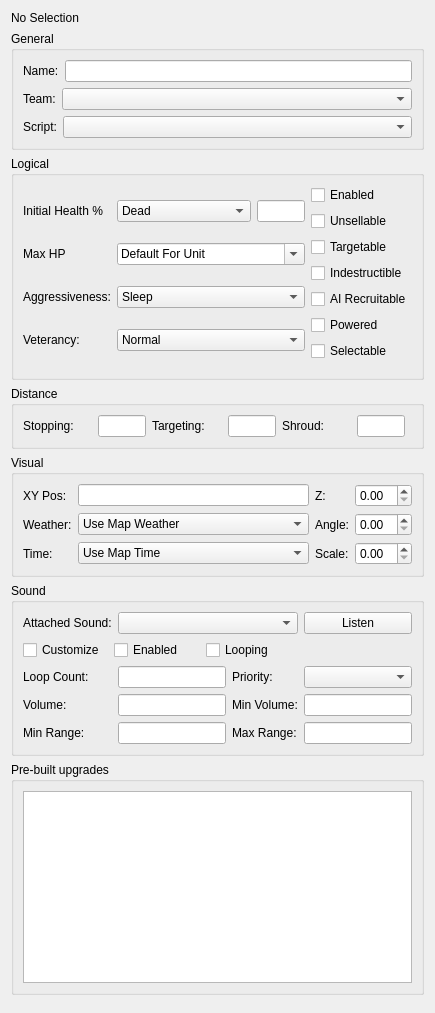
<?xml version="1.0" encoding="UTF-8"?>
<ui version="4.0">
 <class>WBQtObjectPropsPanel</class>
 <widget class="QWidget" name="WBQtObjectPropsPanel">
  <property name="windowTitle">
   <string>Object Properties</string>
  </property>
  <layout class="QVBoxLayout" name="rootLayout">
   <item>
    <widget class="QLabel" name="selectionLabel">
     <property name="text">
      <string>No Selection</string>
     </property>
    </widget>
   </item>
   <item>
    <widget class="QGroupBox" name="generalBox">
     <property name="title">
      <string>General</string>
     </property>
     <layout class="QVBoxLayout" name="genLay">
      <item>
       <layout class="QHBoxLayout" name="nameRow" stretch="0,1">
        <item>
         <widget class="QLabel" name="nameLabel">
          <property name="text">
           <string>Name:</string>
          </property>
         </widget>
        </item>
        <item>
         <widget class="QLineEdit" name="name"/>
        </item>
       </layout>
      </item>
      <item>
       <layout class="QHBoxLayout" name="teamRow" stretch="0,1">
        <item>
         <widget class="QLabel" name="teamLabel">
          <property name="text">
           <string>Team:</string>
          </property>
         </widget>
        </item>
        <item>
         <widget class="QComboBox" name="team"/>
        </item>
       </layout>
      </item>
      <item>
       <layout class="QHBoxLayout" name="scriptRow" stretch="0,1">
        <item>
         <widget class="QLabel" name="scriptLabel">
          <property name="text">
           <string>Script:</string>
          </property>
         </widget>
        </item>
        <item>
         <widget class="QComboBox" name="script"/>
        </item>
       </layout>
      </item>
     </layout>
    </widget>
   </item>
   <item>
    <widget class="QGroupBox" name="logicalBox">
     <property name="title">
      <string>Logical</string>
     </property>
     <layout class="QHBoxLayout" name="logLay" stretch="1,0">
      <item>
       <layout class="QGridLayout" name="leftGrid">
        <item row="0" column="0">
         <widget class="QLabel" name="initialHealthLabel">
          <property name="text">
           <string>Initial Health %</string>
          </property>
         </widget>
        </item>
        <item row="0" column="1">
         <layout class="QHBoxLayout" name="healthRow">
          <item>
           <widget class="QComboBox" name="health">
            <item>
             <property name="text">
              <string>Dead</string>
             </property>
            </item>
            <item>
             <property name="text">
              <string>25%</string>
             </property>
            </item>
            <item>
             <property name="text">
              <string>50%</string>
             </property>
            </item>
            <item>
             <property name="text">
              <string>75%</string>
             </property>
            </item>
            <item>
             <property name="text">
              <string>100%</string>
             </property>
            </item>
            <item>
             <property name="text">
              <string>Other</string>
             </property>
            </item>
           </widget>
          </item>
          <item>
           <widget class="QLineEdit" name="healthEdit">
            <property name="maximumSize">
             <size>
              <width>48</width>
              <height>16777215</height>
             </size>
            </property>
           </widget>
          </item>
         </layout>
        </item>
        <item row="1" column="0">
         <widget class="QLabel" name="maxHPLabel">
          <property name="text">
           <string>Max HP</string>
          </property>
         </widget>
        </item>
        <item row="1" column="1">
         <widget class="QComboBox" name="maxHPs">
          <property name="editable">
           <bool>true</bool>
          </property>
          <item>
           <property name="text">
            <string>Default For Unit</string>
           </property>
          </item>
         </widget>
        </item>
        <item row="2" column="0">
         <widget class="QLabel" name="aggressivenessLabel">
          <property name="text">
           <string>Aggressiveness:</string>
          </property>
         </widget>
        </item>
        <item row="2" column="1">
         <widget class="QComboBox" name="aggressiveness">
          <item>
           <property name="text">
            <string>Sleep</string>
           </property>
          </item>
          <item>
           <property name="text">
            <string>Passive</string>
           </property>
          </item>
          <item>
           <property name="text">
            <string>Normal</string>
           </property>
          </item>
          <item>
           <property name="text">
            <string>Alert</string>
           </property>
          </item>
          <item>
           <property name="text">
            <string>Aggressive</string>
           </property>
          </item>
         </widget>
        </item>
        <item row="3" column="0">
         <widget class="QLabel" name="veterancyLabel">
          <property name="text">
           <string>Veterancy:</string>
          </property>
         </widget>
        </item>
        <item row="3" column="1">
         <widget class="QComboBox" name="veterancy">
          <item>
           <property name="text">
            <string>Normal</string>
           </property>
          </item>
          <item>
           <property name="text">
            <string>Veteran</string>
           </property>
          </item>
          <item>
           <property name="text">
            <string>Elite</string>
           </property>
          </item>
          <item>
           <property name="text">
            <string>Heroic</string>
           </property>
          </item>
         </widget>
        </item>
       </layout>
      </item>
      <item>
       <layout class="QVBoxLayout" name="flagCol">
        <item>
         <widget class="QCheckBox" name="enabled">
          <property name="text">
           <string>Enabled</string>
          </property>
         </widget>
        </item>
        <item>
         <widget class="QCheckBox" name="unsellable">
          <property name="text">
           <string>Unsellable</string>
          </property>
         </widget>
        </item>
        <item>
         <widget class="QCheckBox" name="targetable">
          <property name="text">
           <string>Targetable</string>
          </property>
         </widget>
        </item>
        <item>
         <widget class="QCheckBox" name="indestructible">
          <property name="text">
           <string>Indestructible</string>
          </property>
         </widget>
        </item>
        <item>
         <widget class="QCheckBox" name="recruitableAI">
          <property name="text">
           <string>AI Recruitable</string>
          </property>
         </widget>
        </item>
        <item>
         <widget class="QCheckBox" name="powered">
          <property name="text">
           <string>Powered</string>
          </property>
         </widget>
        </item>
        <item>
         <widget class="QCheckBox" name="selectable">
          <property name="text">
           <string>Selectable</string>
          </property>
         </widget>
        </item>
        <item>
         <spacer name="flagColSpacer">
          <property name="orientation">
           <enum>Qt::Vertical</enum>
          </property>
         </spacer>
        </item>
       </layout>
      </item>
     </layout>
    </widget>
   </item>
   <item>
    <widget class="QGroupBox" name="distanceBox">
     <property name="title">
      <string>Distance</string>
     </property>
     <layout class="QHBoxLayout" name="distLay">
      <item>
       <widget class="QLabel" name="stoppingLabel">
        <property name="text">
         <string>Stopping:</string>
        </property>
       </widget>
      </item>
      <item>
       <widget class="QLineEdit" name="stopping">
        <property name="maximumSize">
         <size>
          <width>48</width>
          <height>16777215</height>
         </size>
        </property>
       </widget>
      </item>
      <item>
       <widget class="QLabel" name="targetingLabel">
        <property name="text">
         <string>Targeting:</string>
        </property>
       </widget>
      </item>
      <item>
       <widget class="QLineEdit" name="targeting">
        <property name="maximumSize">
         <size>
          <width>48</width>
          <height>16777215</height>
         </size>
        </property>
       </widget>
      </item>
      <item>
       <widget class="QLabel" name="shroudLabel">
        <property name="text">
         <string>Shroud:</string>
        </property>
       </widget>
      </item>
      <item>
       <widget class="QLineEdit" name="shroud">
        <property name="maximumSize">
         <size>
          <width>48</width>
          <height>16777215</height>
         </size>
        </property>
       </widget>
      </item>
      <item>
       <spacer name="distSpacer">
        <property name="orientation">
         <enum>Qt::Horizontal</enum>
        </property>
       </spacer>
      </item>
     </layout>
    </widget>
   </item>
   <item>
    <widget class="QGroupBox" name="visualBox">
     <property name="title">
      <string>Visual</string>
     </property>
     <layout class="QGridLayout" name="visGrid">
      <item row="0" column="0">
       <widget class="QLabel" name="xyPosLabel">
        <property name="text">
         <string>XY Pos:</string>
        </property>
       </widget>
      </item>
      <item row="0" column="1">
       <widget class="QLineEdit" name="xyPos"/>
      </item>
      <item row="0" column="2">
       <widget class="QLabel" name="zLabel">
        <property name="text">
         <string>Z:</string>
        </property>
       </widget>
      </item>
      <item row="0" column="3">
       <widget class="WBQtScrubSpinBox" name="zOffset">
        <property name="toolTip">
         <string>Drag up/down to scrub, or type a value.</string>
        </property>
        <property name="decimals">
         <number>2</number>
        </property>
        <property name="singleStep">
         <double>1.000000000000000</double>
        </property>
       </widget>
      </item>
      <item row="1" column="0">
       <widget class="QLabel" name="weatherLabel">
        <property name="text">
         <string>Weather:</string>
        </property>
       </widget>
      </item>
      <item row="1" column="1">
       <widget class="QComboBox" name="weather">
        <item>
         <property name="text">
          <string>Use Map Weather</string>
         </property>
        </item>
        <item>
         <property name="text">
          <string>Use Normal Model</string>
         </property>
        </item>
        <item>
         <property name="text">
          <string>Use Snow Model</string>
         </property>
        </item>
       </widget>
      </item>
      <item row="1" column="2">
       <widget class="QLabel" name="angleLabel">
        <property name="text">
         <string>Angle:</string>
        </property>
       </widget>
      </item>
      <item row="1" column="3">
       <widget class="WBQtScrubSpinBox" name="angle">
        <property name="toolTip">
         <string>Drag left/right to scrub, or type a value.</string>
        </property>
        <property name="decimals">
         <number>2</number>
        </property>
        <property name="singleStep">
         <double>1.000000000000000</double>
        </property>
       </widget>
      </item>
      <item row="2" column="0">
       <widget class="QLabel" name="timeLabel">
        <property name="text">
         <string>Time:</string>
        </property>
       </widget>
      </item>
      <item row="2" column="1">
       <widget class="QComboBox" name="time">
        <item>
         <property name="text">
          <string>Use Map Time</string>
         </property>
        </item>
        <item>
         <property name="text">
          <string>Use Day Model</string>
         </property>
        </item>
        <item>
         <property name="text">
          <string>Use Night Model</string>
         </property>
        </item>
       </widget>
      </item>
      <item row="2" column="2">
       <widget class="QLabel" name="scaleLabel">
        <property name="text">
         <string>Scale:</string>
        </property>
       </widget>
      </item>
      <item row="2" column="3">
       <widget class="WBQtScrubSpinBox" name="scale">
        <property name="toolTip">
         <string>Visual size multiplier on the template Scale. Drag to scrub, or type a value.</string>
        </property>
        <property name="decimals">
         <number>2</number>
        </property>
        <property name="singleStep">
         <double>0.050000000000000</double>
        </property>
       </widget>
      </item>
     </layout>
    </widget>
   </item>
   <item>
    <widget class="QGroupBox" name="soundBox">
     <property name="title">
      <string>Sound</string>
     </property>
     <layout class="QGridLayout" name="sndGrid">
      <item row="0" column="0">
       <widget class="QLabel" name="attachedSoundLabel">
        <property name="text">
         <string>Attached Sound:</string>
        </property>
       </widget>
      </item>
      <item row="0" column="1" colspan="2">
       <widget class="QComboBox" name="sound"/>
      </item>
      <item row="0" column="3">
       <widget class="QPushButton" name="listen">
        <property name="text">
         <string>Listen</string>
        </property>
       </widget>
      </item>
      <item row="1" column="0" colspan="3">
       <layout class="QHBoxLayout" name="sndFlagsRow">
        <item>
         <widget class="QCheckBox" name="customize">
          <property name="text">
           <string>Customize</string>
          </property>
         </widget>
        </item>
        <item>
         <widget class="QCheckBox" name="soundEnabled">
          <property name="text">
           <string>Enabled</string>
          </property>
         </widget>
        </item>
        <item>
         <widget class="QCheckBox" name="looping">
          <property name="text">
           <string>Looping</string>
          </property>
         </widget>
        </item>
        <item>
         <spacer name="sndFlagsSpacer">
          <property name="orientation">
           <enum>Qt::Horizontal</enum>
          </property>
         </spacer>
        </item>
       </layout>
      </item>
      <item row="2" column="0">
       <widget class="QLabel" name="loopCountLabel">
        <property name="text">
         <string>Loop Count:</string>
        </property>
       </widget>
      </item>
      <item row="2" column="1">
       <widget class="QLineEdit" name="loopCount"/>
      </item>
      <item row="2" column="2">
       <widget class="QLabel" name="priorityLabel">
        <property name="text">
         <string>Priority:</string>
        </property>
       </widget>
      </item>
      <item row="2" column="3">
       <widget class="QComboBox" name="priority"/>
      </item>
      <item row="3" column="0">
       <widget class="QLabel" name="volumeLabel">
        <property name="text">
         <string>Volume:</string>
        </property>
       </widget>
      </item>
      <item row="3" column="1">
       <widget class="QLineEdit" name="volume"/>
      </item>
      <item row="3" column="2">
       <widget class="QLabel" name="minVolumeLabel">
        <property name="text">
         <string>Min Volume:</string>
        </property>
       </widget>
      </item>
      <item row="3" column="3">
       <widget class="QLineEdit" name="minVolume"/>
      </item>
      <item row="4" column="0">
       <widget class="QLabel" name="minRangeLabel">
        <property name="text">
         <string>Min Range:</string>
        </property>
       </widget>
      </item>
      <item row="4" column="1">
       <widget class="QLineEdit" name="minRange"/>
      </item>
      <item row="4" column="2">
       <widget class="QLabel" name="maxRangeLabel">
        <property name="text">
         <string>Max Range:</string>
        </property>
       </widget>
      </item>
      <item row="4" column="3">
       <widget class="QLineEdit" name="maxRange"/>
      </item>
     </layout>
    </widget>
   </item>
   <item>
    <widget class="QGroupBox" name="upgradesBox">
     <property name="title">
      <string>Pre-built upgrades</string>
     </property>
     <layout class="QVBoxLayout" name="upLay">
      <item>
       <widget class="QListWidget" name="upgrades">
        <property name="minimumSize">
         <size>
          <width>0</width>
          <height>80</height>
         </size>
        </property>
        <property name="selectionMode">
         <enum>QAbstractItemView::ExtendedSelection</enum>
        </property>
       </widget>
      </item>
     </layout>
    </widget>
   </item>
   <item>
    <spacer name="bottomSpacer">
     <property name="orientation">
      <enum>Qt::Vertical</enum>
     </property>
    </spacer>
   </item>
  </layout>
 </widget>
 <customwidgets>
  <customwidget>
   <class>WBQtScrubSpinBox</class>
   <extends>QDoubleSpinBox</extends>
   <header>WBQtScrubSpinBox.h</header>
  </customwidget>
 </customwidgets>
 <resources/>
 <connections/>
</ui>
